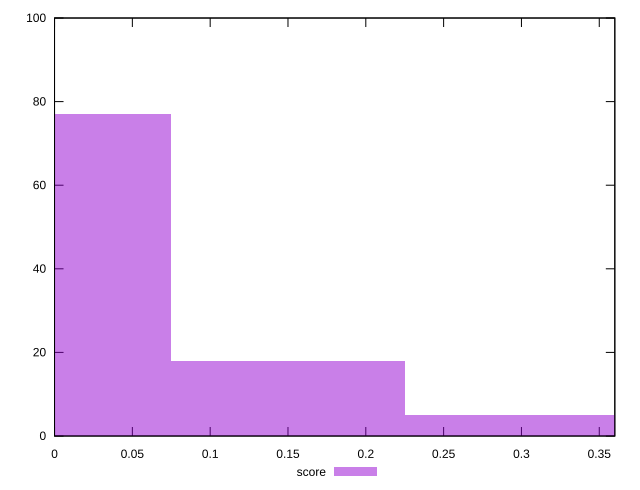

This chart was generated by the following gnuplot code:
reset

$score <<EOF
0 77
0.15026098006487168 18
0.30052196012974336 5
EOF

set key outside below
set boxwidth 0.15026098006487168
set xrange [0:0.36]
set yrange [0:100]
set trange [0:100]
set style fill transparent solid 0.5 noborder
set terminal svg size 640, 490 enhanced background rgb 'white'
set output "report_00013_2021-02-09T12-04-24.940Z/unused-javascript/samples/pages+cached/score/histogram.svg"

plot $score title "score" with boxes

reset
